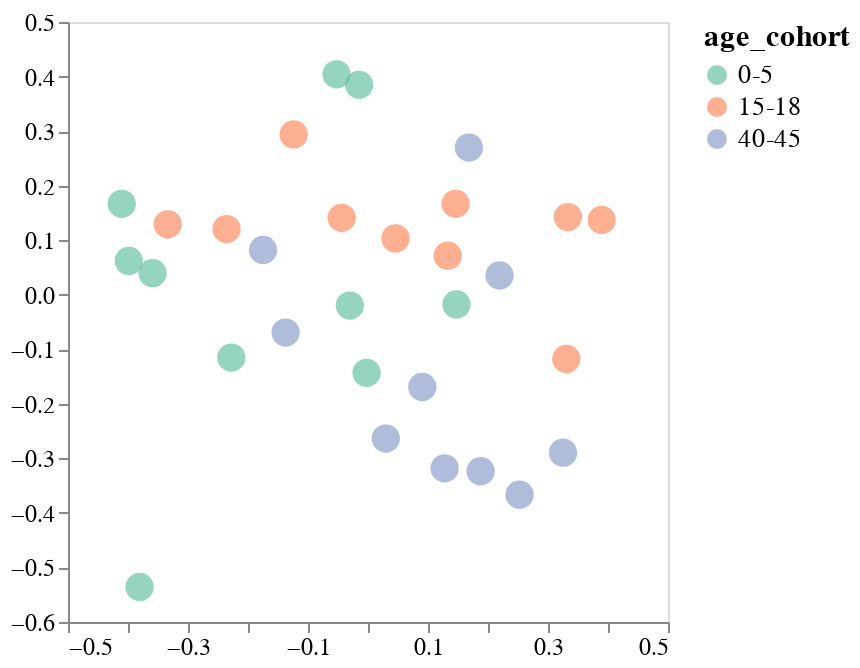

Write notebook code for a chart like this one.
### Markdown cell above
### ic90 and beta return identical plots

### Code cell
mds_and_plot(escape_df, escape_metric='ic90')

### Figure 1 — Vega-Lite specification as saved in the notebook (floating-point values rounded to 4 significant figures)
{"config": {"view": {"continuousWidth": 300, "continuousHeight": 300}, "axis": {"grid": false, "labelFontSize": 12, "title": null}, "legend": {"labelFontSize": 13, "titleFontSize": 15}}, "data": {"name": "data-56fc50c0e2023d79fe0e4500f87e5179"}, "mark": {"type": "circle", "opacity": 0.7, "size": 200}, "encoding": {"color": {"field": "age_cohort", "scale": {"scheme": "set2"}, "type": "nominal"}, "detail": {"field": "serum", "type": "nominal"}, "tooltip": [{"field": "serum", "type": "nominal"}, {"field": "age_cohort", "type": "nominal"}], "x": {"field": "x_coord", "scale": {"padding": 5}, "type": "quantitative"}, "y": {"field": "y_coord", "scale": {"padding": 5}, "type": "quantitative"}}, "$schema": "https://vega.github.io/schema/vega-lite/v5.8.0.json", "datasets": {"data-56fc50c0e2023d79fe0e4500f87e5179": [{"serum": "2367", "x_coord": -0.4104, "y_coord": 0.1666, "age_cohort": "0-5"}, {"serum": "3944", "x_coord": -0.3988, "y_coord": 0.06204, "age_cohort": "0-5"}, {"serum": "2462", "x_coord": -0.002376, "y_coord": -0.1431, "age_cohort": "0-5"}, {"serum": "2389", "x_coord": -0.2278, "y_coord": -0.1152, "age_cohort": "0-5"}, {"serum": "2323", "x_coord": -0.359, "y_coord": 0.03953, "age_cohort": "0-5"}, {"serum": "2388", "x_coord": -0.05243, "y_coord": 0.4041, "age_cohort": "0-5"}, {"serum": "2463", "x_coord": -0.01477, "y_coord": 0.3849, "age_cohort": "0-5"}, {"serum": "3973", "x_coord": 0.1474, "y_coord": -0.0178, "age_cohort": "0-5"}, {"serum": "4299", "x_coord": -0.03028, "y_coord": -0.0198, "age_cohort": "0-5"}, {"serum": "4584", "x_coord": -0.3806, "y_coord": -0.5359, "age_cohort": "0-5"}, {"serum": "2343", "x_coord": 0.3332, "y_coord": 0.1423, "age_cohort": "15-18"}, {"serum": "2350", "x_coord": 0.04591, "y_coord": 0.1031, "age_cohort": "15-18"}, {"serum": "2365", "x_coord": -0.04387, "y_coord": 0.1411, "age_cohort": "15-18"}, {"serum": "2380", "x_coord": -0.1239, "y_coord": 0.294, "age_cohort": "15-18"}, {"serum": "2382", "x_coord": 0.1329, "y_coord": 0.07153, "age_cohort": "15-18"}, {"serum": "3866", "x_coord": -0.2357, "y_coord": 0.1205, "age_cohort": "15-18"}, {"serum": "3856", "x_coord": 0.3305, "y_coord": -0.1177, "age_cohort": "15-18"}, {"serum": "3857", "x_coord": 0.1461, "y_coord": 0.1666, "age_cohort": "15-18"}, {"serum": "3862", "x_coord": 0.3895, "y_coord": 0.1371, "age_cohort": "15-18"}, {"serum": "3895", "x_coord": -0.3338, "y_coord": 0.1291, "age_cohort": "15-18"}, {"serum": "33C", "x_coord": 0.0297, "y_coord": -0.2638, "age_cohort": "40-45"}, {"serum": "34C", "x_coord": -0.175, "y_coord": 0.0821, "age_cohort": "40-45"}, {"serum": "197C", "x_coord": 0.09053, "y_coord": -0.1692, "age_cohort": "40-45"}, {"serum": "199C", "x_coord": 0.2526, "y_coord": -0.3665, "age_cohort": "40-45"}, {"serum": "215C", "x_coord": 0.1682, "y_coord": 0.2699, "age_cohort": "40-45"}, {"serum": "210C", "x_coord": 0.1877, "y_coord": -0.3235, "age_cohort": "40-45"}, {"serum": "74C", "x_coord": 0.3251, "y_coord": -0.2895, "age_cohort": "40-45"}, {"serum": "68C", "x_coord": 0.2192, "y_coord": 0.03523, "age_cohort": "40-45"}, {"serum": "150C", "x_coord": -0.1373, "y_coord": -0.06944, "age_cohort": "40-45"}, {"serum": "18C", "x_coord": 0.1277, "y_coord": -0.3182, "age_cohort": "40-45"}]}}
